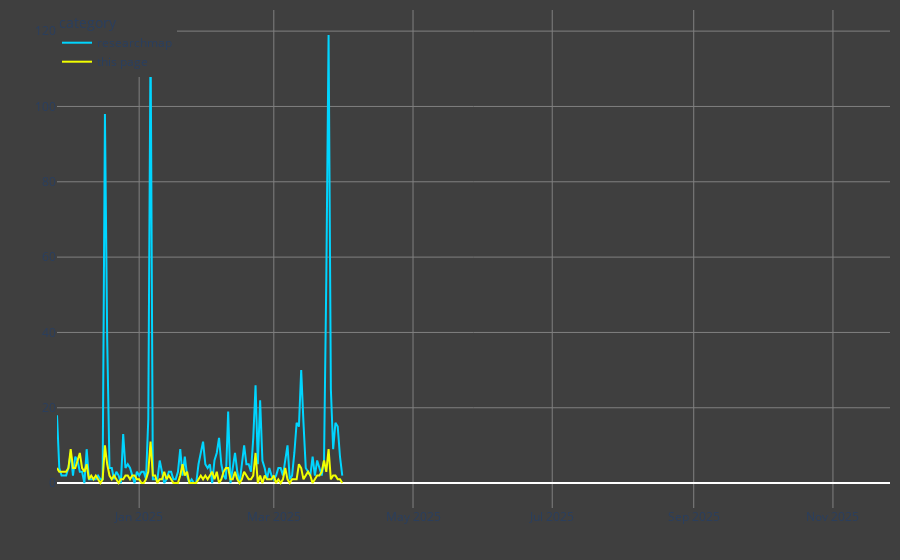

Source (notebook cell):
### Code cell
line = px.line(df, x='date', y='value', color = "category",
        color_discrete_map={'researchmap': '#00d5ff', 'this page': '#f2ff00'})
line.update_layout(margin=dict(l=10, r=10, t=10, b=10))
line.update_layout(
    legend=dict(
        x=0,  # x位置（0で左端）
        y=1,  # y位置（1で上端）
        traceorder='normal',  # 凡例アイテムの順番
        orientation='v'  # 縦方向で配置
    )
)
line.update_layout(
    yaxis=dict(
        showgrid=True,  # y軸の目盛り線を表示
        showticklabels=True,  # y軸の目盛りラベルを表示
    )
)
line.update_layout(
    plot_bgcolor="white",  # 描画領域の背景色を白
    paper_bgcolor="white",  # グラフ全体の背景色を白
    xaxis=dict(
        showgrid=True,  # 目盛り線を表示
        gridcolor="gray",  # x軸の目盛り線をグレーに設定
    ),
    yaxis=dict(
        showgrid=True,  # 目盛り線を表示
        gridcolor="gray",  # y軸の目盛り線をグレーに設定
    ),
    legend=dict(
        x=0,
        y=1,
        traceorder='normal',
        orientation='v'
    )
)

line.update_layout({"plot_bgcolor": "#3f3f3f",
                    "paper_bgcolor": "#3f3f3f"})

line.update_layout(
    xaxis_title='',  # x軸のラベルを空に
    yaxis_title=''   # y軸のラベルを空に
)

line

### Figure 1 — Plotly figure (JSON) as saved in the notebook; plotly's stock layout.template omitted (floating-point values rounded to 4 significant figures; data arrays with more than 128 entries replaced by an {"elided": "..."} marker saying what was removed)
{"data": [{"hovertemplate": "category=researchmap<br>date=%{x}<br>value=%{y}<extra></extra>", "legendgroup": "researchmap", "line": {"color": "#00d5ff", "dash": "solid"}, "marker": {"symbol": "circle"}, "mode": "lines", "name": "researchmap", "orientation": "v", "showlegend": true, "type": "scatter", "x": {"elided": "366 str values"}, "xaxis": "x", "y": {"elided": "366 int values"}, "yaxis": "y"}, {"hovertemplate": "category=this page<br>date=%{x}<br>value=%{y}<extra></extra>", "legendgroup": "this page", "line": {"color": "#f2ff00", "dash": "solid"}, "marker": {"symbol": "circle"}, "mode": "lines", "name": "this page", "orientation": "v", "showlegend": true, "type": "scatter", "x": {"elided": "366 str values"}, "xaxis": "x", "y": {"elided": "366 int values"}, "yaxis": "y"}], "layout": {"legend": {"orientation": "v", "title": {"text": "category"}, "tracegroupgap": 0, "traceorder": "normal", "x": 0, "y": 1}, "margin": {"b": 10, "l": 10, "r": 10, "t": 10}, "paper_bgcolor": "#3f3f3f", "plot_bgcolor": "#3f3f3f", "xaxis": {"anchor": "y", "domain": [0, 1], "gridcolor": "gray", "showgrid": true, "title": {"text": ""}}, "yaxis": {"anchor": "x", "domain": [0, 1], "gridcolor": "gray", "showgrid": true, "showticklabels": true, "title": {"text": ""}}}}
